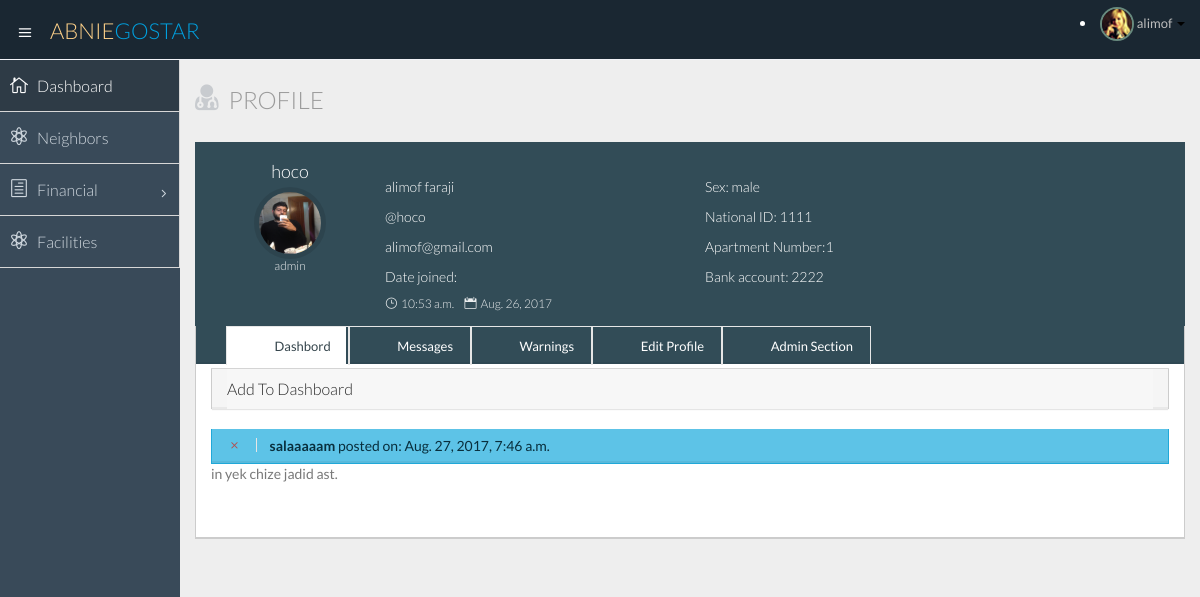
Before: /home/index/ (signed in) with the older database file.
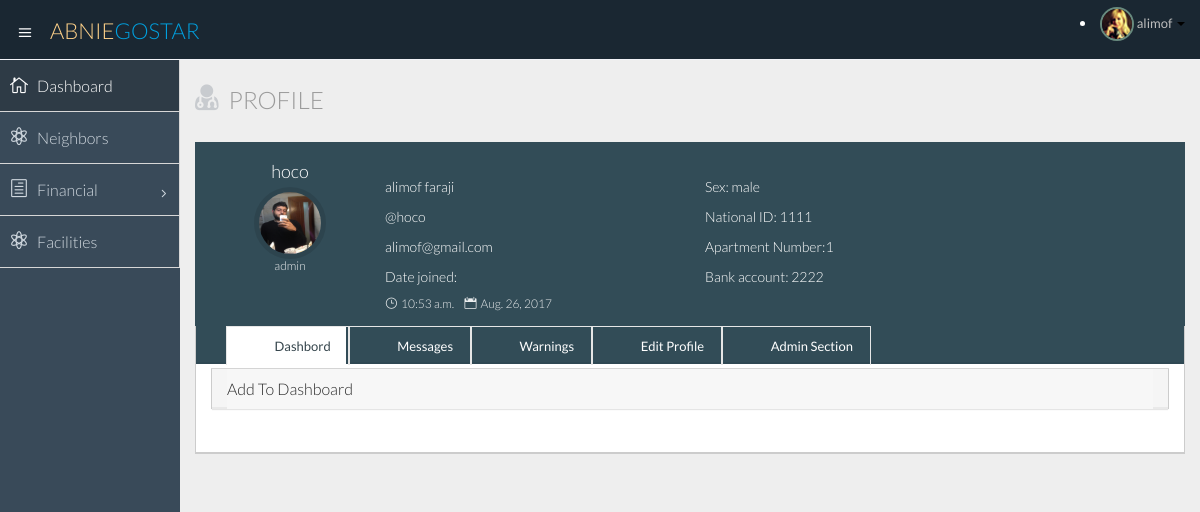
After: the same page with the newer database file.
### polls/models.py (models this page shows)
class Dashboard(models.Model):
    id = models.IntegerField(primary_key=True)
    _building = models.ForeignKey('Building' , on_delete=models.CASCADE, null=True)
    date_time = models.DateTimeField('notification date', null=True, blank=True)
    title = models.CharField(max_length=30, null=True)
    text = models.TextField(null=True)
    class Meta:
        unique_together = ('_building' , 'date_time')

### polls/views.py (the view, shortened to what this page needs)
# urls.py: url(r'^index/removeFromDashbord/([0-9]+)/$', views.removeFromDashbord, name='removeFromDashbord'),
def index(request):
    username = None
    if not request.user.is_authenticated():
        return HttpResponseRedirect('/../login/')
    if request.user.is_authenticated():
        user = Neighbor.objects.get(   user = User.objects.get(username = request.user.get_username())   )
        context = {}
        context['user']=user
        dashbords = Dashboard.objects.filter(_building=user.apartment.building).order_by('-date_time')
        context['dashbords'] = dashbords
        messages = RequestLetter.objects.filter(receiver=user).order_by('-date_time')
        context['messages'] = messages
        warnings = Warning.objects.filter(receiving_neighbor=user)
        context['warnings'] = warnings
        if user.type == "admin":
            addDashbordForm = AddDashbordForm()
            context['addDashbordForm'] = addDashbordForm
        if user.type == 'admin':
            if request.method == 'POST':
                if 'addToDashbord' in request.POST:
                    newDashbordForm = AddDashbordForm(request.POST)
                    if (newDashbordForm.is_valid()):
                        newTmp = Dashboard(title=request.POST['title'], text = request.POST['text'], date_time= datetime.datetime.now(), _building=user.apartment.building)
                        newTmp.save()
        sendMessageForm = SendMessageForm()
        context['sendMessageForm'] = sendMessageForm
        editProfileForm = EditProfileForm()
        context['editProfileForm'] = editProfileForm
        if user.type == 'admin':
            addBuilding= AddBuilding()
            context['addBuilding'] = addBuilding
            addApartment = AddApartment()
            context['addApartment'] = addApartment
            addNeighbor = signUpForm()
            context['addNeighbor'] = addNeighbor
            allComplaints = WarningLetter.objects.all().order_by('-date')
            context['allComplaints'] = allComplaints
        user = Neighbor.objects.get(user=User.objects.get(username=request.user.get_username()))
        context['date'] = date.today();
        allWarnings = Warning.objects.filter(receiving_neighbor=user)
        context['allWarnings'] = allWarnings
        return render(request, 'polls/index.html', context)
    return render(request, 'polls/facility.html', {}) #todo

### polls/templates/polls/index.html (shortened to what the changed rows need)
{% extends 'polls/temp1.html' %}
{% block content %}
                                  {% load static %}
              <div class="row">
                 <div class="col-lg-12">
                    <section class="panel">
                          <div class="panel-body">
                              <div class="tab-content">
                                  <div  id = "dashbord" class="tab-pane active">
                                      <div class="profile-activity">
                                          <div class="act-time">
                                              <div class="activity-body act-in">
                                                  {% for dashbord in dashbords %}
                                                  <div class="panel panel-primary">
                                                      <div class="panel-heading">
                                                          {% if user.type == 'admin'%}
                                                              <a name="removeFromDashbord" href="{% url 'removeFromDashbord' dashbord.id %}"><i class="icon_close"></i></i> </a>
                                                  {% endif %}
                                                          <strong>{{ dashbord.title }}</strong> posted on:  {{ dashbord.date_time }}
                                                           </div>
                                                      <div clas="panel-content">{{ dashbord.text }}</div>
                                                </div>
                                                  {% endfor %}
                                              </div>
                                          </div>
                                      </div>
                                  </div>
                              {% if user.type == 'admin' %}
                                          </div>
                                      </section>
                                  </div>
                              {% endif %}
                              </div>
                      </section>
{% endblock  %}

Changed rows visible on the page:
removed Dashboard: title "salaaaaam", date_time "Aug. 27, 2017, 7:46 a.m.", text "in yek chize jadid ast."
